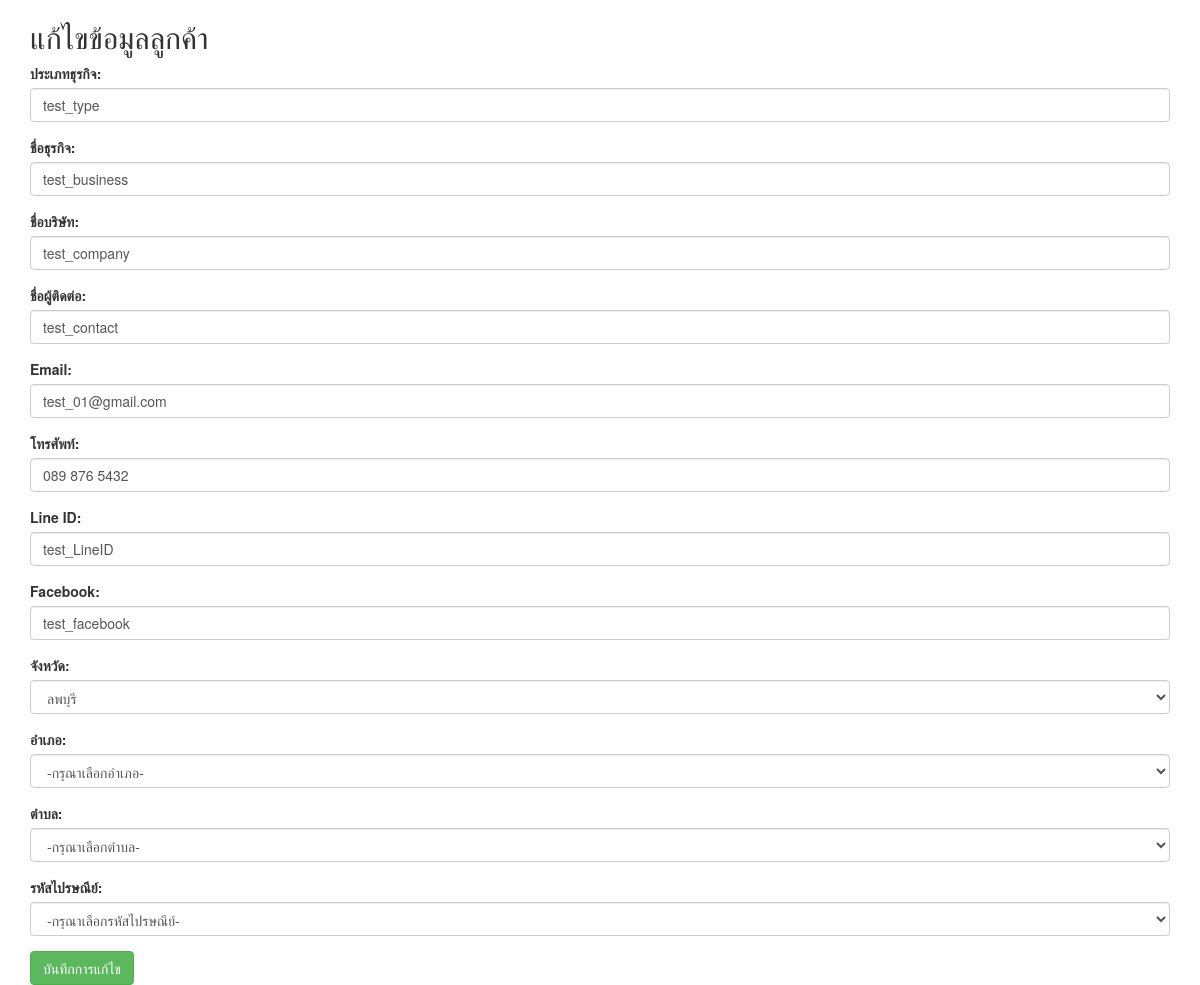
The app's page /editdata.php?id=1 with its own data.
### tables this page shows
CREATE TABLE `customers_data` (
  `id` int(11) NOT NULL,
  `business_type` varchar(255) DEFAULT NULL,
  `business_name` varchar(255) DEFAULT NULL,
  `company_name` varchar(255) DEFAULT NULL,
  `contact_name` varchar(255) DEFAULT NULL,
  `email` varchar(255) DEFAULT NULL,
  `phone` varchar(20) DEFAULT NULL,
  `line_id` varchar(255) DEFAULT NULL,
  `facebook` varchar(255) DEFAULT NULL,
  `province` varchar(255) DEFAULT NULL,
  `amphure` varchar(255) DEFAULT NULL,
  `district` varchar(255) DEFAULT NULL,
  `zip_code` int(11) DEFAULT NULL
);

CREATE TABLE `provinces` (
  `id` int(5) NOT NULL,
  `code` varchar(2) NOT NULL,
  `name_th` varchar(150) NOT NULL,
  `name_en` varchar(150) NOT NULL
);

### dbconnect.php (called while the page is built, shortened)
<?php
$servername = "localhost";
$username = "root";
$password = "";
$dbname = "customers";
$conn = new mysqli($servername, $username, $password, $dbname);
$conn->set_charset("utf8");
function getProvinceList() {
    global $conn;
    $sql = "SELECT id, name_th FROM provinces";
    $result = $conn->query($sql);
    $provinces = [];
    while ($row = $result->fetch_assoc()) {
        $provinces[] = $row;
    }
    return $provinces;
}
?>

### editdata.php (the view, shortened to what this page needs)
<?php
require_once('dbconnect.php');
if (isset($_GET['id'])) {
    $id = $_GET['id'];
    $sql = "SELECT * FROM customers_data WHERE id = ?";
    $stmt = $conn->prepare($sql);
    $stmt->bind_param("i", $id);
    $stmt->execute();
    $result = $stmt->get_result();
    $customer = $result->fetch_assoc();
} else {
    echo "ไม่มีข้อมูล";
    exit;
}
?>
<!DOCTYPE html>
<html lang="th">
<head>
  <link rel="stylesheet" href="https://maxcdn.bootstrapcdn.com/bootstrap/3.4.1/css/bootstrap.min.css">
</head>
<body>
<div class="container">
  <h2>แก้ไขข้อมูลลูกค้า</h2>
  <form action="" method="post">
    <div class="form-group">
      <label for="business_type">ประเภทธุรกิจ:</label>
      <input type="text" class="form-control" id="business_type" name="business_type" value="<?php echo $customer['business_type']; ?>">
    </div>
    <div class="form-group">
      <label for="business_name">ชื่อธุรกิจ:</label>
      <input type="text" class="form-control" id="business_name" name="business_name" value="<?php echo $customer['business_name']; ?>">
    </div>
    <div class="form-group">
      <label for="company_name">ชื่อบริษัท:</label>
      <input type="text" class="form-control" id="company_name" name="company_name" value="<?php echo $customer['company_name']; ?>">
    </div>
    <div class="form-group">
      <label for="contact_name">ชื่อผู้ติดต่อ:</label>
      <input type="text" class="form-control" id="contact_name" name="contact_name" value="<?php echo $customer['contact_name']; ?>">
    </div>
    <div class="form-group">
      <label for="email">Email:</label>
      <input type="email" class="form-control" id="email" name="email" value="<?php echo $customer['email']; ?>">
    </div>
    <div class="form-group">
      <label for="phone">โทรศัพท์:</label>
      <input type="text" class="form-control" id="phone" name="phone" value="<?php echo $customer['phone']; ?>">
    </div>
    <div class="form-group">
      <label for="line_id">Line ID:</label>
      <input type="text" class="form-control" id="line_id" name="line_id" value="<?php echo $customer['line_id']; ?>">
    </div>
    <div class="form-group">
      <label for="facebook">Facebook:</label>
      <input type="text" class="form-control" id="facebook" name="facebook" value="<?php echo $customer['facebook']; ?>">
    </div>
    <div class="form-group">
      <label class="control-label" for="provinces">จังหวัด:</label>
      <select class="form-control" name="province" id="provinces">
        <?php foreach (getProvinceList() as $province) { ?>
          <option value="<?php echo $province['id']; ?>" <?php if ($customer['province'] == $province['id']) echo 'selected'; ?>><?php echo $province['name_th']; ?></option>
        <?php } ?>
      </select>
    </div>
    <div class="form-group">
      <label class="control-label" for="amphures">อำเภอ:</label>
      <select class="form-control" name="amphure" id="amphures">
        <option value="" selected disabled>-กรุณาเลือกอำเภอ-</option>
      </select>
    </div>
    <div class="form-group">
      <label class="control-label" for="districts">ตำบล:</label>
      <select class="form-control" name="district" id="districts">
        <option value="" selected disabled>-กรุณาเลือกตำบล-</option>
      </select>
    </div>
    <div class="form-group">
      <label for="zip_code">รหัสไปรษณีย์:</label>
      <select class="form-control" id="zip_code" name="zip_code">
        <option value="" selected disabled>-กรุณาเลือกรหัสไปรษณีย์-</option>
      </select>
    </div>
    <button type="submit" class="btn btn-success">บันทึกการแก้ไข</button>
  </form>
</div>
</body>
</html>

### records on screen
customers_data: business_type "test_type", business_name "test_business", company_name "test_company", contact_name "test_contact", email "test_01@gmail.com", phone "089 876 5432", line_id "test_LineID", facebook "test_facebook", province "ลพบุรี"
